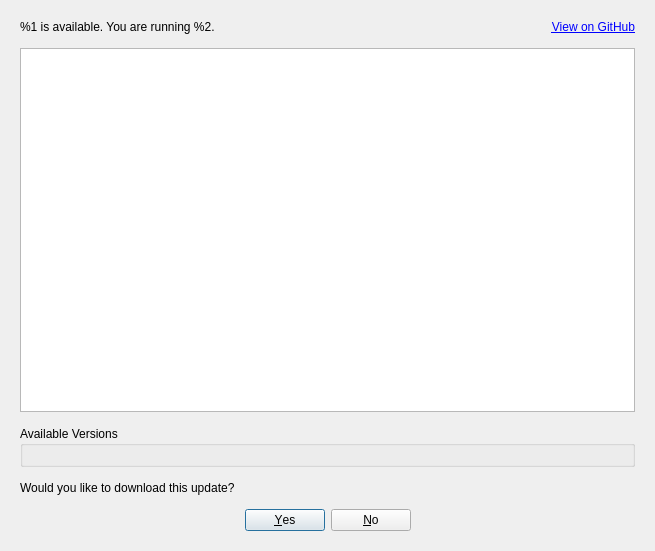
<?xml version="1.0" encoding="UTF-8"?>
<ui version="4.0">
 <class>UpdateDialog</class>
 <widget class="QDialog" name="UpdateDialog">
  <property name="geometry">
   <rect>
    <x>0</x>
    <y>0</y>
    <width>655</width>
    <height>551</height>
   </rect>
  </property>
  <property name="windowTitle">
   <string>Update Available</string>
  </property>
  <layout class="QGridLayout" name="gridLayout">
   <property name="leftMargin">
    <number>20</number>
   </property>
   <property name="topMargin">
    <number>20</number>
   </property>
   <property name="rightMargin">
    <number>20</number>
   </property>
   <property name="bottomMargin">
    <number>20</number>
   </property>
   <property name="horizontalSpacing">
    <number>12</number>
   </property>
   <property name="verticalSpacing">
    <number>14</number>
   </property>
   <item row="0" column="1">
    <widget class="QLabel" name="url">
     <property name="text">
      <string>&lt;a href=&quot;%1&quot;&gt;View on GitHub&lt;/a&gt;</string>
     </property>
     <property name="alignment">
      <set>Qt::AlignmentFlag::AlignRight|Qt::AlignmentFlag::AlignTrailing|Qt::AlignmentFlag::AlignVCenter</set>
     </property>
     <property name="openExternalLinks">
      <bool>true</bool>
     </property>
    </widget>
   </item>
   <item row="3" column="0" colspan="2">
    <widget class="QLabel" name="label_2">
     <property name="text">
      <string>Would you like to download this update?</string>
     </property>
    </widget>
   </item>
   <item row="4" column="0" colspan="2">
    <widget class="QDialogButtonBox" name="buttonBox">
     <property name="orientation">
      <enum>Qt::Orientation::Horizontal</enum>
     </property>
     <property name="standardButtons">
      <set>QDialogButtonBox::StandardButton::No|QDialogButtonBox::StandardButton::Yes</set>
     </property>
     <property name="centerButtons">
      <bool>true</bool>
     </property>
    </widget>
   </item>
   <item row="2" column="0" colspan="2">
    <widget class="QGroupBox" name="groupBox">
     <property name="title">
      <string>Available Versions</string>
     </property>
     <layout class="QVBoxLayout" name="radioButtons"/>
    </widget>
   </item>
   <item row="0" column="0">
    <widget class="QLabel" name="version">
     <property name="text">
      <string>%1 is available. You are running %2.</string>
     </property>
    </widget>
   </item>
   <item row="1" column="0" colspan="2">
    <widget class="QTextBrowser" name="body">
     <property name="horizontalScrollBarPolicy">
      <enum>Qt::ScrollBarPolicy::ScrollBarAlwaysOff</enum>
     </property>
     <property name="readOnly">
      <bool>true</bool>
     </property>
     <property name="openExternalLinks">
      <bool>true</bool>
     </property>
    </widget>
   </item>
  </layout>
 </widget>
 <resources/>
 <connections>
  <connection>
   <sender>buttonBox</sender>
   <signal>accepted()</signal>
   <receiver>UpdateDialog</receiver>
   <slot>accept()</slot>
   <hints>
    <hint type="sourcelabel">
     <x>248</x>
     <y>254</y>
    </hint>
    <hint type="destinationlabel">
     <x>157</x>
     <y>274</y>
    </hint>
   </hints>
  </connection>
  <connection>
   <sender>buttonBox</sender>
   <signal>rejected()</signal>
   <receiver>UpdateDialog</receiver>
   <slot>reject()</slot>
   <hints>
    <hint type="sourcelabel">
     <x>316</x>
     <y>260</y>
    </hint>
    <hint type="destinationlabel">
     <x>286</x>
     <y>274</y>
    </hint>
   </hints>
  </connection>
 </connections>
</ui>
